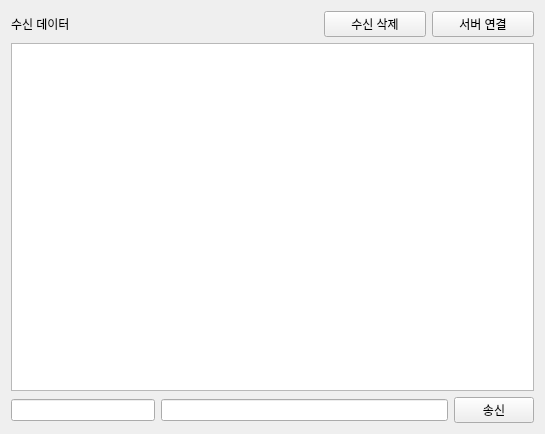
<?xml version="1.0" encoding="UTF-8"?>
<ui version="4.0">
 <class>Tab1Socket</class>
 <widget class="QWidget" name="Tab1Socket">
  <property name="geometry">
   <rect>
    <x>0</x>
    <y>0</y>
    <width>545</width>
    <height>434</height>
   </rect>
  </property>
  <property name="windowTitle">
   <string>Form</string>
  </property>
  <layout class="QVBoxLayout" name="verticalLayout_2">
   <item>
    <layout class="QVBoxLayout" name="verticalLayout">
     <item>
      <layout class="QHBoxLayout" name="horizontalLayout" stretch="6,2,2">
       <item>
        <widget class="QLabel" name="label">
         <property name="text">
          <string>수신 데이터</string>
         </property>
        </widget>
       </item>
       <item>
        <widget class="QPushButton" name="pPBrecvDataClear">
         <property name="text">
          <string>수신 삭제</string>
         </property>
        </widget>
       </item>
       <item>
        <widget class="QPushButton" name="pPBserverConnect">
         <property name="text">
          <string>서버 연결</string>
         </property>
         <property name="checkable">
          <bool>true</bool>
         </property>
        </widget>
       </item>
      </layout>
     </item>
     <item>
      <widget class="QTextEdit" name="pTErecvData"/>
     </item>
     <item>
      <layout class="QHBoxLayout" name="horizontalLayout_2" stretch="3,6,1">
       <item>
        <widget class="QLineEdit" name="pLErecvId"/>
       </item>
       <item>
        <widget class="QLineEdit" name="pLEsendData"/>
       </item>
       <item>
        <widget class="QPushButton" name="pPBSend">
         <property name="text">
          <string>송신</string>
         </property>
        </widget>
       </item>
      </layout>
     </item>
    </layout>
   </item>
  </layout>
 </widget>
 <resources/>
 <connections>
  <connection>
   <sender>pLEsendData</sender>
   <signal>returnPressed()</signal>
   <receiver>pPBSend</receiver>
   <slot>click()</slot>
   <hints>
    <hint type="sourcelabel">
     <x>418</x>
     <y>407</y>
    </hint>
    <hint type="destinationlabel">
     <x>481</x>
     <y>409</y>
    </hint>
   </hints>
  </connection>
 </connections>
</ui>
